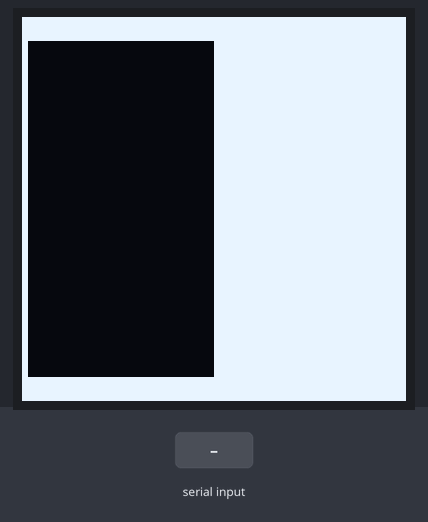
The sketch below on a simulated ESP32. On the bench: 128×128 one-colour display. The test bench sets the inputs (shaded band). EEPROM starts erased; what the sketch prints to the serial monitor is not drawn.

Above: at 1.2 s.

The sketch:

pricetag.ino
```cpp
// LightLab screen price tag: an ESP32 DevKit V1 (or a XIAO ESP32S3) driving a 1.5" 128x128
// OLED (GME128128-01-IIC, SH1107 over I2C, black and white). No Wi-Fi: the
// dashboard (Admin > Price tags, in Chrome or Edge) sends the tag over USB,
// the board keeps it in flash and shows it every time it powers up.
//
// USB commands (115200, one per line):
//   PING             -> "PRICETAG 1 oled=0x3C tag=<name or none>"
//   TAG <name>       then exactly 8192 bytes (128x128, 4 bits a pixel, left pixel
//                    in the high nibble, rows top to bottom) -> "OK" or "ERR ..."
//   TEST             shows a test pattern, to check the wiring
//   CONTRAST <0-255> brightness, kept in flash
//   CLEAR            forgets the tag
//
// Wiring: OLED VCC -> 3V3, GND -> GND, and
//   ESP32 DevKit V1: SDA -> D21, SCL -> D22
//   XIAO ESP32S3:    SDA -> D4 (GPIO5), SCL -> D5 (GPIO6)
#include <Wire.h>
#include <Preferences.h>
#include <Adafruit_SH110X.h>

#if CONFIG_IDF_TARGET_ESP32S3
static const int SDA_PIN = 5, SCL_PIN = 6;
#define WIRING "SDA D4, SCL D5"
#else
static const int SDA_PIN = 21, SCL_PIN = 22;
#define WIRING "SDA D21, SCL D22"
#endif
static const size_t FRAME = 128 * 128 / 2;
static uint8_t frame[FRAME];
static uint8_t addr = 0;  // 0 = no screen found
static Preferences prefs;
static String tagName = "";

// The GME128128-01-IIC is an SH1107 (black and white), driven with Adafruit's
// SH110X library. Tags still arrive as 16 greys; anything half bright or more
// lights up. (SSD1327 commands only fill this screen with speckles.)
static Adafruit_SH1107* oled = nullptr;

static void oledInit() {
  if (!oled) oled = new Adafruit_SH1107(128, 128, &Wire, -1, 400000, 100000);
  if (!oled->begin(addr, true)) { addr = 0; return; }
  if (prefs.isKey("contrast")) oled->setContrast(prefs.getUChar("contrast"));
}

static void oledShow() {
  if (!addr || !oled) return;
  oled->clearDisplay();
  for (int y = 0; y < 128; y++)
    for (int x = 0; x < 128; x += 2) {
      uint8_t b = frame[y * 64 + x / 2];
      if ((b >> 4) >= 8) oled->drawPixel(x, y, SH110X_WHITE);
      if ((b & 15) >= 8) oled->drawPixel(x + 1, y, SH110X_WHITE);
    }
  oled->display();
}

static void testPattern() {
  for (int y = 0; y < 128; y++)
    for (int x = 0; x < 64; x++) {
      uint8_t g = (y < 8 || y > 119 || x == 0 || x == 63) ? 15 : (x * 2) / 8;
      frame[y * 64 + x] = (g << 4) | g;
    }
  oledShow();
}

static void loadTag() {
  size_t n = prefs.getBytes("tag", frame, FRAME);
  tagName = prefs.getString("name", "");
  if (n == FRAME) oledShow();
  else testPattern();
}

static uint8_t findOled() {
  for (uint8_t a : {0x3C, 0x3D}) {
    Wire.beginTransmission(a);
    if (Wire.endTransmission() == 0) return a;
  }
  return 0;
}

void setup() {
  Serial.setRxBufferSize(FRAME + 256);
  Serial.begin(115200);
  Serial.setTimeout(3000);
  prefs.begin("pricetag", false);
  Wire.begin(SDA_PIN, SCL_PIN);
  Wire.setClock(400000);
  addr = findOled();
  if (addr) oledInit();
  loadTag();
}

static void reply(const String& s) { Serial.println(s); Serial.flush(); }

void loop() {
  if (!Serial.available()) { delay(5); return; }
  String line = Serial.readStringUntil('\n');
  line.trim();
  if (line.isEmpty()) return;
  if (!addr && (addr = findOled())) { oledInit(); loadTag(); }  // screen plugged in late

  if (line == "PING") {
    char a[8];
    snprintf(a, sizeof a, "0x%02X", addr);
    reply(String("PRICETAG 1 oled=") + (addr ? a : "none") + " tag=" + (tagName.length() ? tagName : "none"));
  } else if (line.startsWith("TAG")) {
    String name = line.substring(3);
    name.trim();
    size_t got = Serial.readBytes(frame, FRAME);
    if (got != FRAME) { reply("ERR short " + String(got)); loadTag(); return; }
    prefs.putBytes("tag", frame, FRAME);
    prefs.putString("name", name.substring(0, 60));
    tagName = name.substring(0, 60);
    oledShow();
    reply(addr ? "OK" : "OK saved, but no screen found (check " WIRING ")");
  } else if (line == "SCAN") {
    // Every I2C address on D4/D5, then again with the two wires swapped.
    String out = "SCAN";
    for (int swap = 0; swap < 2; swap++) {
      Wire.end();
      Wire.begin(swap ? SCL_PIN : SDA_PIN, swap ? SDA_PIN : SCL_PIN);
      Wire.setClock(100000);
      out += swap ? " swapped:" : " normal:";
      for (uint8_t a = 1; a < 127; a++) {
        Wire.beginTransmission(a);
        if (Wire.endTransmission() == 0) { char b[6]; snprintf(b, sizeof b, " %02X", a); out += b; }
      }
    }
    Wire.end();
    Wire.begin(SDA_PIN, SCL_PIN);
    Wire.setClock(400000);
    reply(out);
  } else if (line == "TEST") {
    testPattern();
    reply(addr ? "OK" : "ERR no screen");
  } else if (line.startsWith("CONTRAST")) {
    int v = constrain(line.substring(8).toInt(), 0, 255);
    prefs.putUChar("contrast", v);
    if (addr && oled) oled->setContrast(v);
    reply("OK");
  } else if (line == "CLEAR") {
    prefs.remove("tag");
    prefs.remove("name");
    tagName = "";
    testPattern();
    reply("OK");
  } else {
    reply("ERR unknown");
  }
}
```
